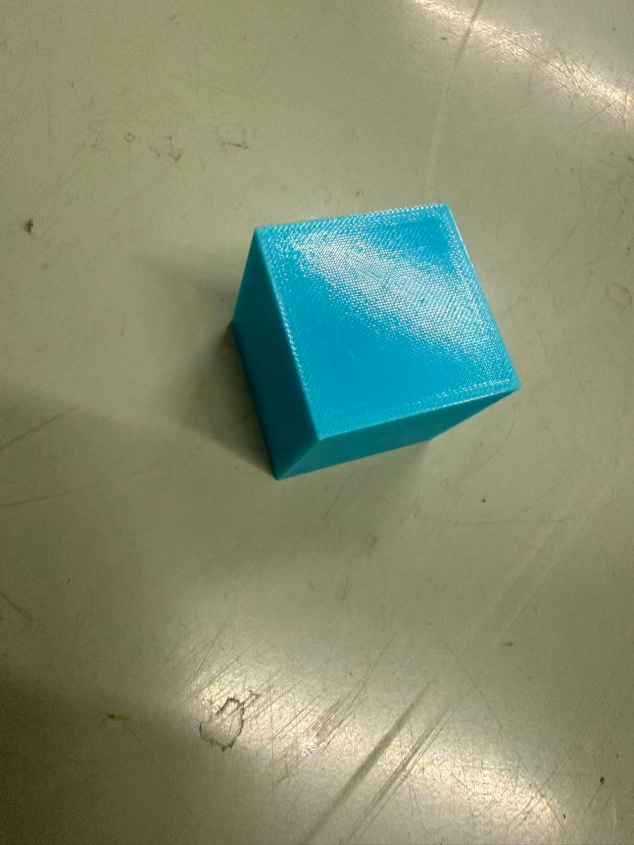
#> input picture _screen/media/image1.jpeg, 1267 x 1690 px, given in place of the camera (shown at 1/2 size)
$ python pi_cam2_grab.py   (older library calls are emulated)
#> lines starting #> are read from the running program, lines starting #| are printed output that depends on the picture; after the words box and inside, x2 and y2 are one past the last pixel; in counts of white or black regions, pixels touching at a corner belong together
#!/usr/bin/env python3
"""副相机（DF200 / UVC）对焦与取景辅助 —— 在树莓派上跑。

## 用途

对焦环是手动的，靠"看着清楚"会来回试。本脚本**连拍 N 帧并逐帧打印清晰度**，
你一边转对焦环一边看数字往上走，到峰值后点胶锁死。

同时在每帧上算「白块占宽 / 白块占高 / 网格主方向」，与 `cam_verdict.py` 同口径，
便于现场判断"是否已经对到托盘上"。

## 用法（在 Pi 上）

    python3 pi_cam2_grab.py                     # 720p，连拍 5 帧，逐帧打印
    python3 pi_cam2_grab.py --n 10 --interval 0.5
    python3 pi_cam2_grab.py --w 1920 --h 1080   # 1080p（Pi 软解约 16 fps）
    python3 pi_cam2_grab.py --save /home/pi/cam2_focus   # 同时存图，供 PC 侧 cam_verdict 复核

## 说明

* DF200 **只有 MJPG**（v4l2 枚举实测），必须显式设 FOURCC=MJPG，否则拿不到高分辨率。
* 720p 实测 30.5 fps；1080p 实测 16.5 fps（Pi 4 软解上限，不是相机问题）。
* 清晰度用 Laplacian 方差：**只能同场景相对比较**（训练帧 115 也可能合格、失焦帧 218 也可能不合格）。
"""

from __future__ import annotations

import argparse
import os
import time

import cv2
import numpy as np


def white_metrics(frame):
    """白块 bbox 占比（与 cam_verdict.py 同口径：V>100 且 S<60，取最大连通域）。"""
    h, w = frame.shape[:2]
    hsv = cv2.cvtColor(frame, cv2.COLOR_BGR2HSV)
    m = cv2.inRange(hsv, np.array((0, 0, 100), np.uint8), np.array((179, 60, 255), np.uint8))
    k = cv2.getStructuringElement(cv2.MORPH_ELLIPSE, (25, 25))
    m = cv2.morphologyEx(m, cv2.MORPH_CLOSE, k, 2)
    m = cv2.morphologyEx(m, cv2.MORPH_OPEN, k, 1)
    cs, _ = cv2.findContours(m, cv2.RETR_EXTERNAL, cv2.CHAIN_APPROX_SIMPLE)
    if not cs:
        return None
    c = max(cs, key=cv2.contourArea)
    if cv2.contourArea(c) < 0.02 * w * h:
        return None
    x, y, bw, bh = cv2.boundingRect(c)
    return {"w_frac": bw / w, "h_frac": bh / h,
            "touch": (x <= 3, y <= 3, (x + bw) >= w - 3, (y + bh) >= h - 3)}


def roll_deg(frame):
    gray = cv2.cvtColor(frame, cv2.COLOR_BGR2GRAY)
    edges = cv2.Canny(gray, 60, 160)
    lines = cv2.HoughLinesP(edges, 1, np.pi / 180, threshold=60,
                            minLineLength=max(40, int(0.1 * min(frame.shape[:2]))),
                            maxLineGap=12)
    if lines is None:
        return None, 0
    angs, lens = [], []
    for x1, y1, x2, y2 in lines.reshape(-1, 4):
        dx, dy = float(x2 - x1), float(y2 - y1)
        L = float(np.hypot(dx, dy))
        a = float(np.degrees(np.arctan2(dy, dx))) % 90.0
        if a > 45.0:
            a -= 90.0
        angs.append(a)
        lens.append(L)
    if not angs:
        return None, 0
    angs, lens = np.array(angs), np.array(lens)
    order = np.argsort(angs)
    cum = np.cumsum(lens[order]) / lens.sum()
    return float(angs[order][np.searchsorted(cum, 0.5)]), len(angs)


def main() -> int:
    ap = argparse.ArgumentParser()
    ap.add_argument("--dev", type=int, default=0)
    ap.add_argument("--w", type=int, default=1280)
    ap.add_argument("--h", type=int, default=720)
    ap.add_argument("--n", type=int, default=5, help="连拍帧数")
    ap.add_argument("--interval", type=float, default=0.4, help="帧间隔秒")
    ap.add_argument("--save", help="存图前缀（会给每帧存 jpg）")
    args = ap.parse_args()

    cap = cv2.VideoCapture(args.dev, cv2.CAP_V4L2)
    cap.set(cv2.CAP_PROP_FOURCC, cv2.VideoWriter_fourcc(*"MJPG"))
    cap.set(cv2.CAP_PROP_FRAME_WIDTH, args.w)
    cap.set(cv2.CAP_PROP_FRAME_HEIGHT, args.h)
    if not cap.isOpened():
        print("❌ 打不开 /dev/video%d" % args.dev)
        return 1

    real_w = int(cap.get(cv2.CAP_PROP_FRAME_WIDTH))
    real_h = int(cap.get(cv2.CAP_PROP_FRAME_HEIGHT))
    print("=" * 70)
    print("  副相机对焦辅助  /dev/video%d  %dx%d（请求 %dx%d）"
          % (args.dev, real_w, real_h, args.w, args.h))
    print("  转动对焦环 → 看 sharp 数字上升 → 峰值处点胶锁死")
    print("=" * 70)

    # 预热：丢掉开头几帧（AE/AWB 未稳）
    for _ in range(6):
        cap.read()
#> this loop made 6 passes
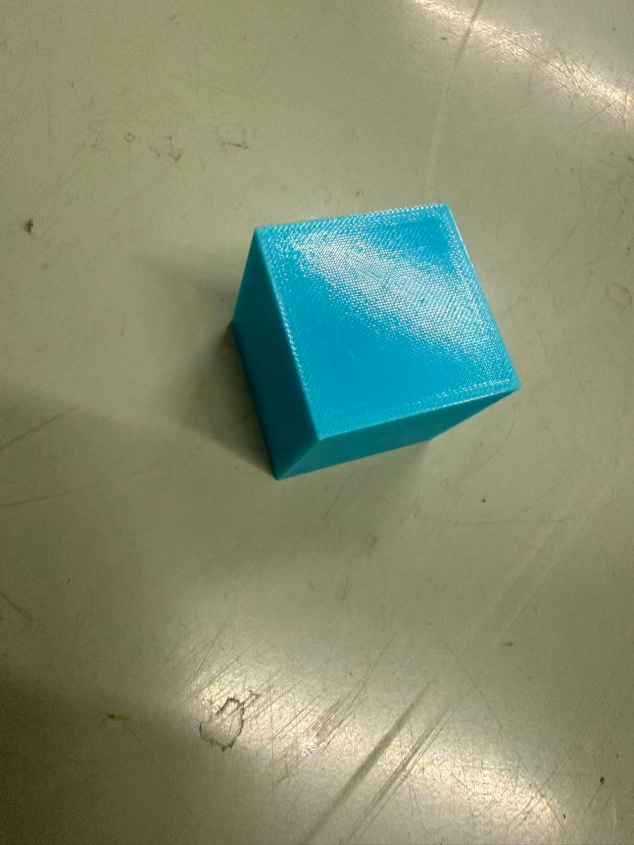
#> input picture _screen/media/image1.jpeg, 1267 x 1690 px, given in place of the camera (shown at 1/2 size)

    best = -1.0
    for i in range(args.n):
        ok, frame = cap.read()
        if not ok or frame is None:
            print("  第 %d 帧读取失败" % (i + 1))
            continue
        gray = cv2.cvtColor(frame, cv2.COLOR_BGR2GRAY)
        sharp = float(cv2.Laplacian(gray, cv2.CV_64F).var())
        tray = white_metrics(frame)
        roll, nlines = roll_deg(frame)
        tag = ""
        if sharp > best:
            best = sharp
            tag = "  ← 目前最清晰"
        print("[%2d] sharp=%7.1f  白块占宽=%s  占高=%s  主方向=%s  长线=%d%s"
              % (i + 1, sharp,
                 "%.1f%%" % (tray["w_frac"] * 100) if tray else "  --  ",
                 "%.1f%%" % (tray["h_frac"] * 100) if tray else "  --  ",
                 "%+.1f°" % roll if roll is not None else " -- ",
                 nlines, tag))
        if args.save:
            os.makedirs(os.path.dirname(args.save) or ".", exist_ok=True)
            p = "%s_%02d.jpg" % (args.save, i + 1)
            cv2.imwrite(p, frame)
        time.sleep(args.interval)
#> this loop made 5 passes
#> best on pass 1: 153.1
#> (printed output is left out)
#> pass 1, in main, `gray = cv2.cvtColor(frame, cv2.COLOR_BGR2GRAY)`:
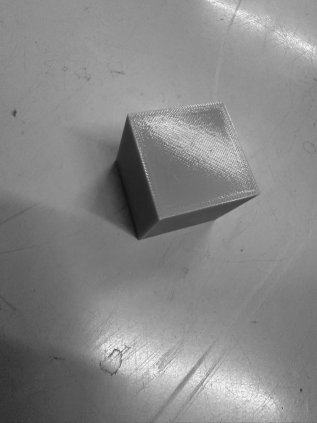
#> gray: shape (1690, 1267) (shown at 1/4 size); min 14, max 253, mean 134.7
#> pass 1, in white_metrics, `m = cv2.inRange(hsv, np.array((0, 0, 100), np.uint8), np.array((179, 6..`:
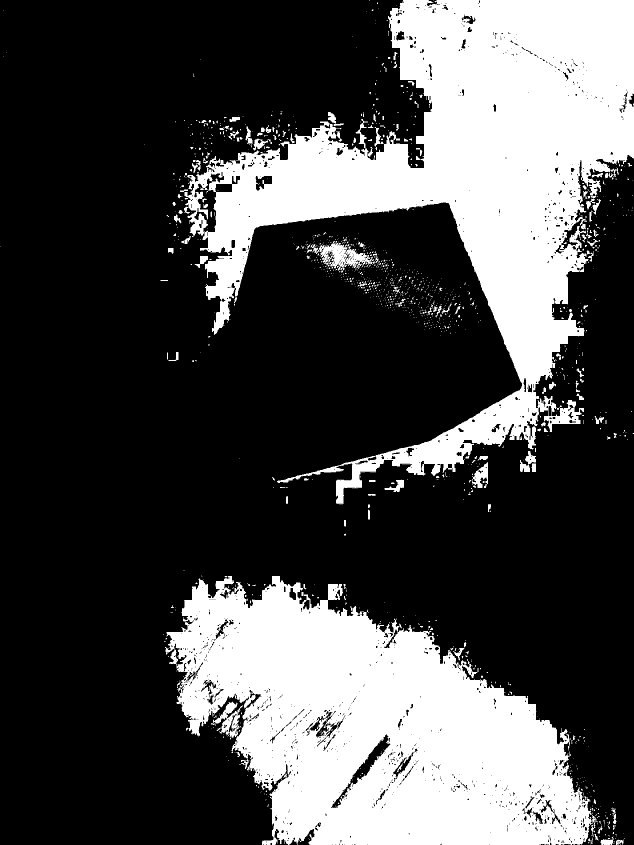
#> m: shape (1690, 1267) (shown at 1/2 size); 29.3% white; 1344 white regions (1187 under 20 px), largest, box (x1, y1, x2, y2) and area: (369, 0, 1267, 1009) 327177, (330, 1152, 1184, 1690) 279554, (621, 482, 748, 541) 3056
#> pass 1, in white_metrics, `m = cv2.morphologyEx(m, cv2.MORPH_CLOSE, k, 2)`:
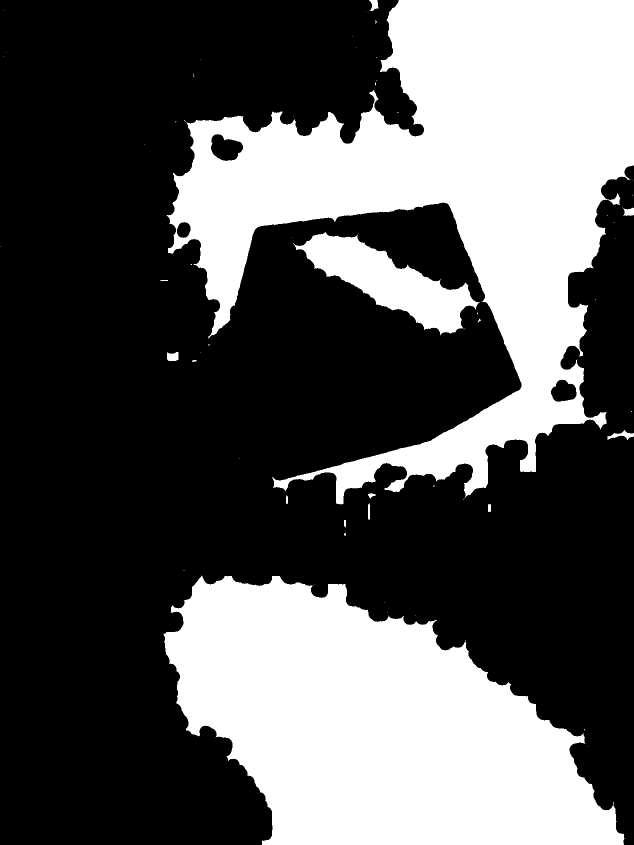
#> m: shape (1690, 1267) (shown at 1/2 size); 35% white; 60 white regions (45 under 20 px), largest, box (x1, y1, x2, y2) and area: (333, 0, 1267, 1009) 399827, (327, 1151, 1249, 1690) 319132, (586, 464, 960, 671) 28770
#> frame is the input picture: shape (1690, 1267, 3); mean B, G, R 112.6, 140.7, 131.3
#> after the loop, best = 153.1

    cap.release()
    print("-" * 70)
    print("本组最高 sharp = %.1f（同一场景下越高越清晰；跨场景不可比）" % best)
#| 本组最高 sharp = 153.1（同一场景下越高越清晰；跨场景不可比）
    print("判据（到 PC 上用 _pi_tools/cam_verdict.py 复核）：占宽 78~87%、占高 ≥90%、|主方向| ≤5°")
    return 0


if __name__ == "__main__":
    raise SystemExit(main())
#> (the program exits here)

$ run again, on _screen/media/image2.jpeg
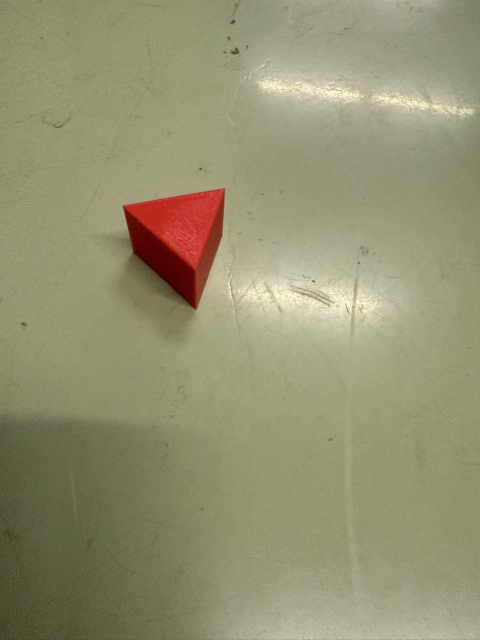
#> input picture _screen/media/image2.jpeg, 960 x 1280 px, given in place of the camera (shown at 1/2 size)
#> the loop in main, `for _ in range(6):` made 6 passes
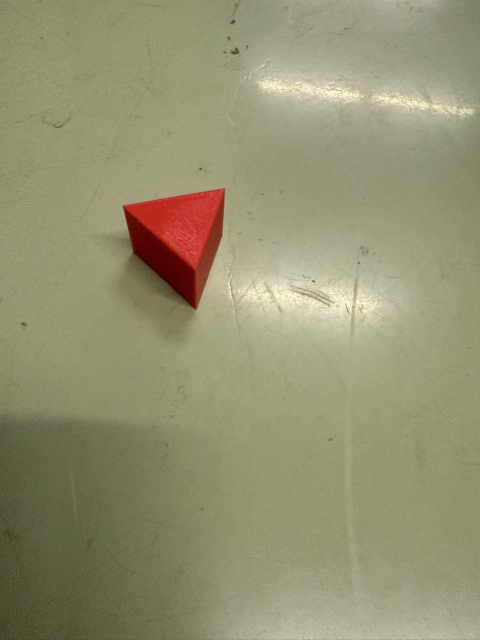
#> input picture _screen/media/image2.jpeg, 960 x 1280 px, given in place of the camera (shown at 1/2 size)
#> the loop in main, `for i in range(args.n):` made 5 passes
#> best on pass 1: 41.07
#> (printed output is left out)
#> pass 1, in main, `gray = cv2.cvtColor(frame, cv2.COLOR_BGR2GRAY)`:
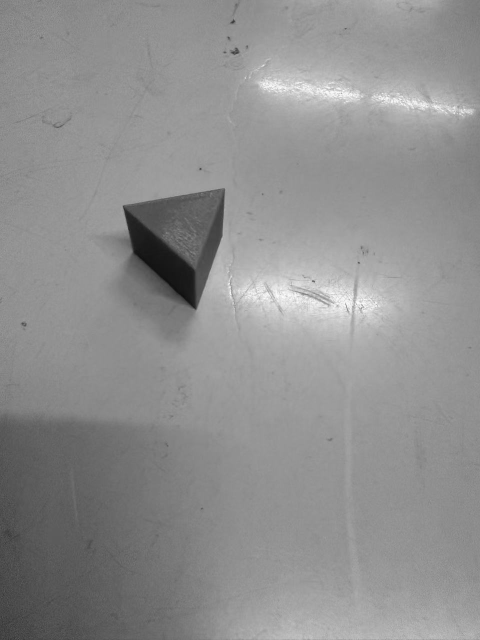
#> gray: shape (1280, 960) (shown at 1/2 size); min 12, max 252, mean 143.2
#> pass 1, in white_metrics, `m = cv2.morphologyEx(m, cv2.MORPH_CLOSE, k, 2)`:
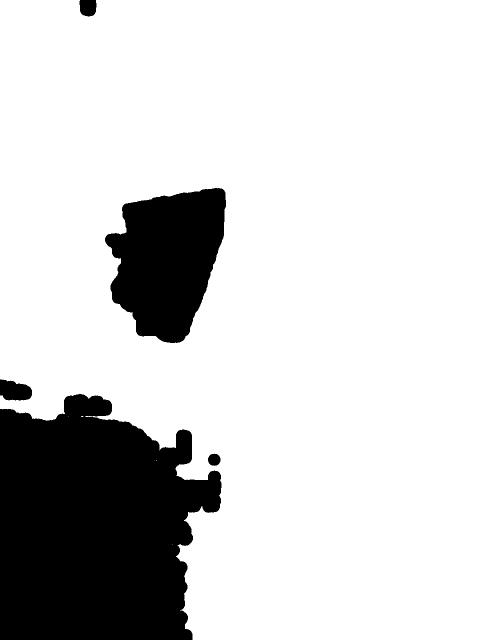
#> m: shape (1280, 960) (shown at 1/2 size); 81.6% white; 5 black regions, box (x1, y1, x2, y2) and area: (0, 788, 443, 1280) 170519, (210, 376, 452, 686) 52082, (0, 759, 64, 801) 2094, (159, 0, 193, 33) 986, (416, 907, 441, 932) 477
#> in main, frame is the input picture: shape (1280, 960, 3); mean B, G, R 115.1, 145.9, 148.5
#> after the loop in main, `for i in range(args.n):`: best = 41.07
#| 本组最高 sharp = 41.1（同一场景下越高越清晰；跨场景不可比）

$ run again, on _screen/media/image3.jpeg
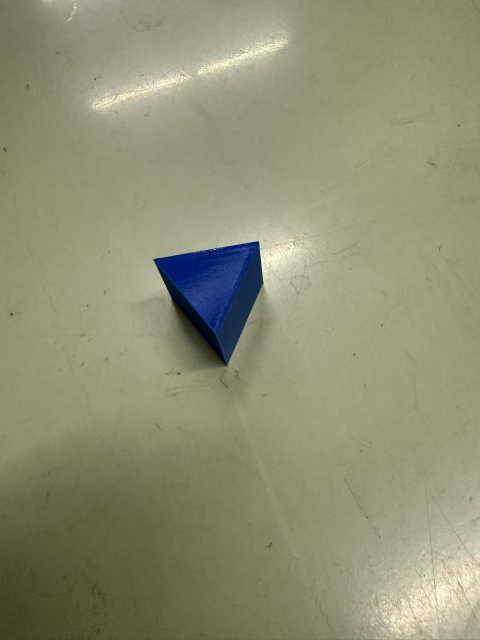
#> input picture _screen/media/image3.jpeg, 960 x 1280 px, given in place of the camera (shown at 1/2 size)
#> the loop in main, `for _ in range(6):` made 6 passes
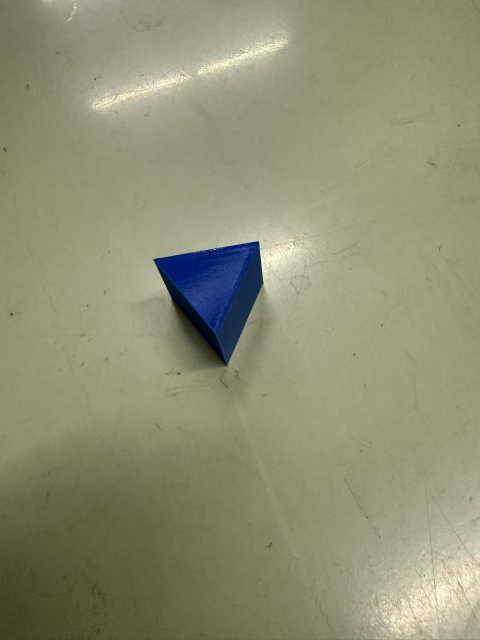
#> input picture _screen/media/image3.jpeg, 960 x 1280 px, given in place of the camera (shown at 1/2 size)
#> the loop in main, `for i in range(args.n):` made 5 passes
#> best on pass 1: 42.41
#> (printed output is left out)
#> pass 1, in main, `gray = cv2.cvtColor(frame, cv2.COLOR_BGR2GRAY)`:
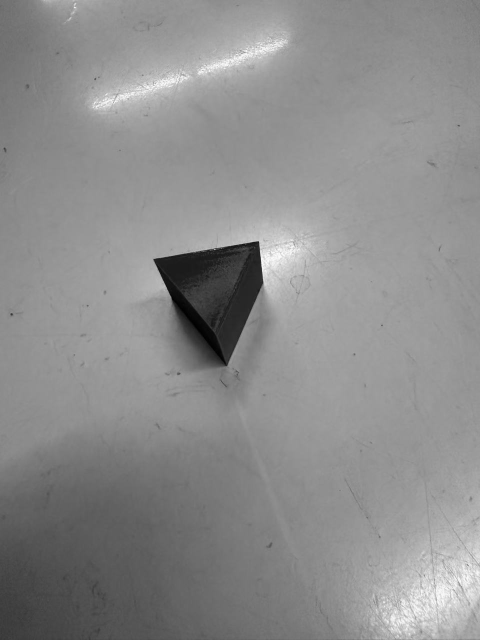
#> gray: shape (1280, 960) (shown at 1/2 size); min 0, max 254, mean 140.4
#> pass 1, in white_metrics, `m = cv2.morphologyEx(m, cv2.MORPH_CLOSE, k, 2)`:
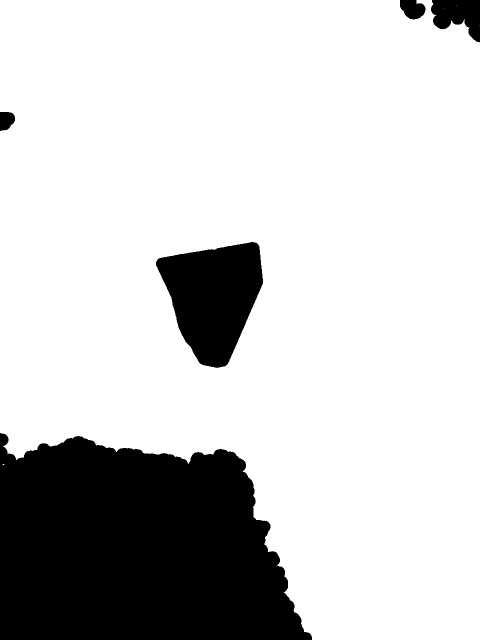
#> m: shape (1280, 960) (shown at 1/2 size); 79.6% white; 5 black regions, box (x1, y1, x2, y2) and area: (0, 866, 624, 1280) 207507, (312, 484, 526, 736) 35115, (862, 0, 960, 85) 5458, (800, 0, 851, 39) 1482, (0, 224, 30, 262) 916
#> in main, frame is the input picture: shape (1280, 960, 3); mean B, G, R 116.1, 143.3, 143.7
#> after the loop in main, `for i in range(args.n):`: best = 42.41
#| 本组最高 sharp = 42.4（同一场景下越高越清晰；跨场景不可比）
